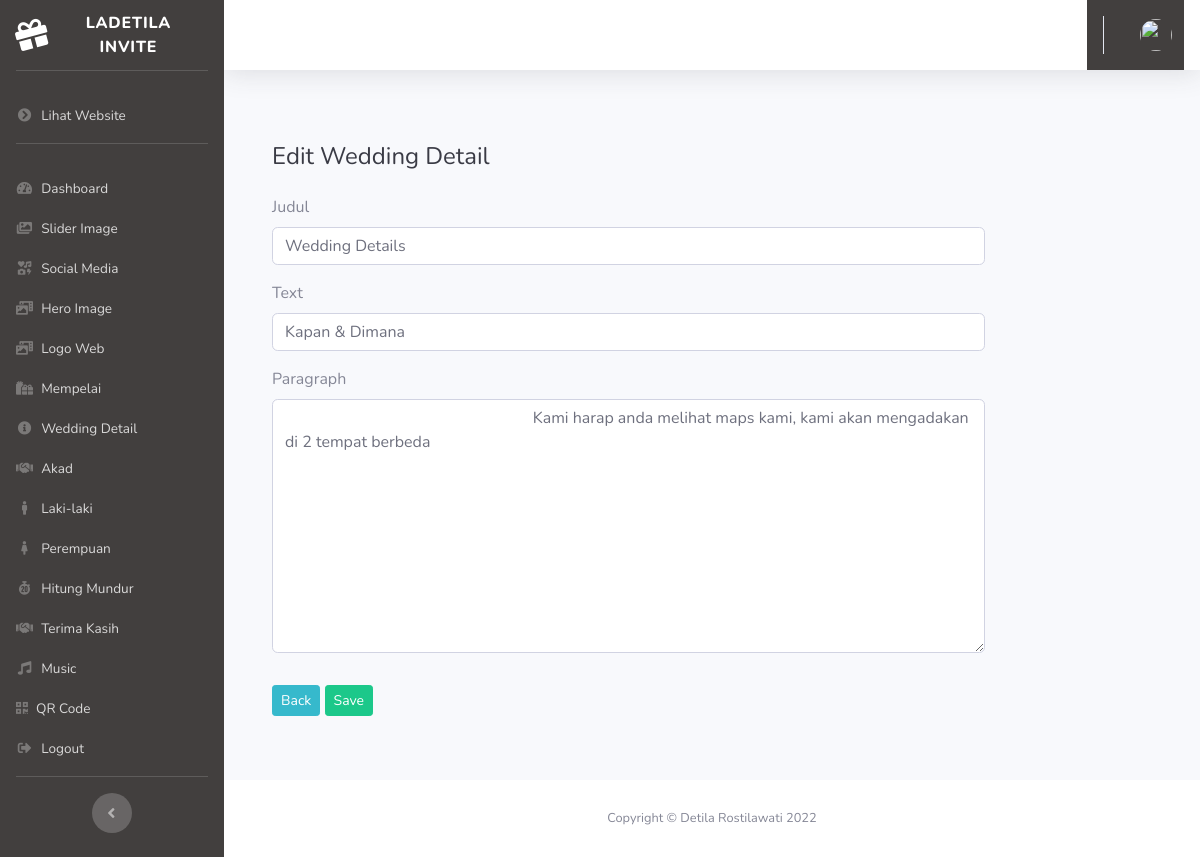
The app's page /admin/edit_wedding_detail/1 with its own data.
### tables this page shows
CREATE TABLE `user_sub_menu` (
  `id` int(11) NOT NULL,
  `title` varchar(128) NOT NULL,
  `url` varchar(128) NOT NULL,
  `icon` varchar(128) NOT NULL
);

CREATE TABLE `wedding_detail` (
  `id` int(11) NOT NULL,
  `judul` varchar(255) NOT NULL,
  `text` varchar(500) NOT NULL,
  `paragraph` varchar(1000) NOT NULL
);

### application/controllers/Admin.php (called while the page is built, shortened)
<?php
class Admin extends CI_Controller
{
    public function edit_wedding_detail($id)
    {
        $data['title'] = 'Edit Wedding Detail';
        $data['user'] = $this->db->get_where('user', ['email' => $this->session->userdata('email')])->row_array();
        $data['wedding_detail'] = $this->db->get_where('wedding_detail', ['id' => $id])->row_array();
        $this->form_validation->set_rules('judul', 'Judul', 'required');
        $this->form_validation->set_rules('text', 'Text', 'required');
        $this->form_validation->set_rules('paragraph', 'Paragraph', 'required');
        if ($this->form_validation->run() == false) {
            $this->load->view('templates/header', $data);
            $this->load->view('templates/sidebar', $data);
            $this->load->view('templates/topbar', $data);
            $this->load->view('admin/edit_wedding_detail', $data);
            $this->load->view('templates/footer');
        }
    }
}

### index.php (called while the page is built, shortened)
<?php
require_once BASEPATH.'core/CodeIgniter.php';

### application/views/admin/edit_wedding_detail.php (the view, shortened to what this page needs)
<div class="row">
    <div class="col-lg-10">
        <div class="p-5">
            <div class="text-left">
                <h1 class="h4 text-gray-900 mb-4"><?= $title; ?></h1>
            </div>
            <form method="POST" action="<?= base_url('admin/edit_wedding_detail/') . $wedding_detail['id']; ?>" enctype="multipart/form-data">
                <div class="form-group">
                    <label for="judul">Judul</label>
                    <input type="text" class="form-control form-control-user" id="judul" name="judul" value="<?= $wedding_detail['judul']; ?>">
                </div>
                <div class="form-group">
                    <label for="text">Text</label>
                    <input type="text" class="form-control form-control-user" id="text" name="text" value="<?= $wedding_detail['text']; ?>">
                </div>
                <div class="form-group">
                    <label for="paragraph">Paragraph</label>
                    <textarea class="form-control" name="paragraph" id="paragraph" cols="10" rows="10">
                    <?= $wedding_detail['paragraph']; ?>
                    </textarea>
                </div>
                <a class="btn btn-sm btn-info text-decoration-none" href="<?= base_url('admin/slider_image') ?>">Back</a>
                <button type="submit" class="btn btn-sm btn-success my-3">
                    Save
                </button>
            </form>
        </div>
    </div>
</div>

### application/views/templates/sidebar.php (shortened to what this page needs)
<ul class="navbar-nav sidebar sidebar-dark accordion" id="accordionSidebar">
    <a class="sidebar-brand d-flex align-items-center justify-content-center" href="<?= base_url('auth'); ?>">
        <div class="sidebar-brand-icon rotate-n-15">
            <i class="fas fa-gift"></i>
        </div>
        <div class="sidebar-brand-text mx-3">Ladetila Invite</div>
    </a>
    <hr class="sidebar-divider">
    <li class="nav-item">
        <a class="nav-link" href="<?= base_url() ?>">
            <i class="fas fa-fw fa-chevron-circle-right"></i>
            <span>Lihat Website</span></a>
    </li>
    <hr class="sidebar-divider">
    <?php
    $querySubMenu = "SELECT *
                  FROM user_sub_menu
                  ";
    $subMenu = $this->db->query($querySubMenu)->result_array();
    ?>
    <?php foreach ($subMenu as $sm) : ?>
        <?php if ($title == $sm['title']) : ?>
            <li class="nav-item active">
            <?php else : ?>
            <li class="nav-item">
            <?php endif; ?>
            <a class="nav-link pb-0" href="<?= base_url($sm['url']); ?>">
                <i class="<?= $sm['icon']; ?>"></i>
                <span><?= $sm['title']; ?></span></a>
            </li>
        <?php endforeach; ?>
        <li class="nav-item">
            <a class="nav-link" href="<?= base_url('auth/logout') ?>">
                <i class="fas fa-fw fa-sign-out-alt" data-dismiss="modal"></i>
                <span>Logout</span></a>
        </li>
        <hr class="sidebar-divider">
        <div class="text-center d-none d-md-inline">
            <button class="rounded-circle border-0" id="sidebarToggle"></button>
        </div>
</ul>

### application/views/templates/sidebar.php (style rules this page uses)
ul { background: linear-gradient(to right, #423F3E 0%, #423F3E 0%); }

### records on screen
user_sub_menu: title "Dashboard"
user_sub_menu: title "Slider Image"
user_sub_menu: title "Social Media"
user_sub_menu: title "Hero Image"
user_sub_menu: title "Logo Web"
user_sub_menu: title "Mempelai"
user_sub_menu: title "Wedding Detail"
user_sub_menu: title "Akad"
user_sub_menu: title "Laki-laki"
user_sub_menu: title "Perempuan"
user_sub_menu: title "Hitung Mundur"
user_sub_menu: title "Terima Kasih"
user_sub_menu: title "Music"
user_sub_menu: title "QR Code"
wedding_detail: judul "Wedding Details", text "Kapan & Dimana", paragraph "Kami harap anda melihat maps kami, kami akan mengadakan di 2 tempat berbeda"

### other values on screen
$title "Edit Wedding Detail"
